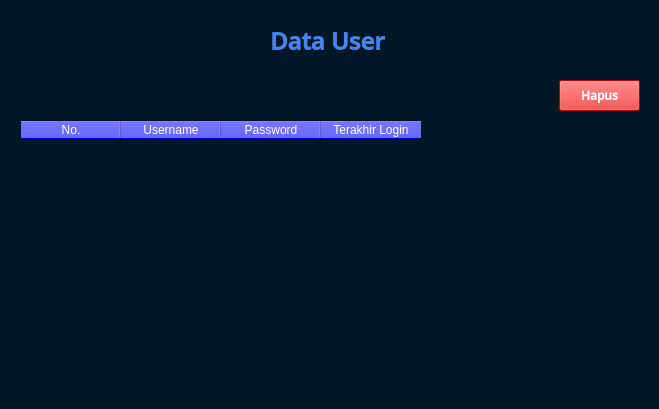
<?xml version="1.0" encoding="UTF-8"?>
<ui version="4.0">
 <class>Form</class>
 <widget class="QWidget" name="Form">
  <property name="geometry">
   <rect>
    <x>0</x>
    <y>0</y>
    <width>659</width>
    <height>409</height>
   </rect>
  </property>
  <property name="sizePolicy">
   <sizepolicy hsizetype="Maximum" vsizetype="Maximum">
    <horstretch>0</horstretch>
    <verstretch>0</verstretch>
   </sizepolicy>
  </property>
  <property name="minimumSize">
   <size>
    <width>659</width>
    <height>409</height>
   </size>
  </property>
  <property name="maximumSize">
   <size>
    <width>659</width>
    <height>409</height>
   </size>
  </property>
  <property name="windowTitle">
   <string>Aplikasi Pendeteksi Masker - Daftar Data User</string>
  </property>
  <property name="styleSheet">
   <string notr="true">QWidget{
	background-color: rgb(0, 23, 37);
	color: rgb(255, 255, 255);
}

QPushButton{
	background-color: rgb(0, 0, 255);
}
</string>
  </property>
  <widget class="QTableWidget" name="userTableWidget">
   <property name="geometry">
    <rect>
     <x>20</x>
     <y>120</y>
     <width>621</width>
     <height>271</height>
    </rect>
   </property>
   <property name="styleSheet">
    <string notr="true">QHeaderView::section{
   background-color:rgb(0, 0, 255);
}

QTableView::item:selected{
  background:rgb(68,94,135);
}

QTableView::item:alternate:selected { 
   background-color:rgb(68,94,135);
}

QTableView::item { 
    background-color:rgb(32,45,62);
}

QTableView::item:alternate { 
   background-color:rgb(27,34,55);
}
</string>
   </property>
   <property name="editTriggers">
    <set>QAbstractItemView::EditTrigger::NoEditTriggers</set>
   </property>
   <property name="alternatingRowColors">
    <bool>true</bool>
   </property>
   <column>
    <property name="text">
     <string>No.</string>
    </property>
   </column>
   <column>
    <property name="text">
     <string>Username</string>
    </property>
   </column>
   <column>
    <property name="text">
     <string>Password</string>
    </property>
   </column>
   <column>
    <property name="text">
     <string>Terakhir Login</string>
    </property>
   </column>
  </widget>
  <widget class="QLabel" name="label">
   <property name="geometry">
    <rect>
     <x>270</x>
     <y>20</y>
     <width>171</width>
     <height>41</height>
    </rect>
   </property>
   <property name="font">
    <font>
     <family>Open Sans SemiBold</family>
     <pointsize>18</pointsize>
     <bold>true</bold>
    </font>
   </property>
   <property name="styleSheet">
    <string notr="true">color: rgb(73, 131, 241);</string>
   </property>
   <property name="text">
    <string>Data User</string>
   </property>
  </widget>
  <widget class="QPushButton" name="deleteButton">
   <property name="geometry">
    <rect>
     <x>559</x>
     <y>80</y>
     <width>81</width>
     <height>31</height>
    </rect>
   </property>
   <property name="font">
    <font>
     <family>Open Sans SemiBold</family>
     <pointsize>9</pointsize>
     <bold>true</bold>
    </font>
   </property>
   <property name="cursor">
    <cursorShape>PointingHandCursor</cursorShape>
   </property>
   <property name="styleSheet">
    <string notr="true">QPushButton{
	background-color: rgb(255, 0, 0);
}

QPushButton:hover{
	border: 2px solid rgb(255, 0, 0);
   color: rgb(255, 0, 0);
   background-color: rgb(0, 23, 37);
}</string>
   </property>
   <property name="text">
    <string>Hapus</string>
   </property>
  </widget>
 </widget>
 <resources>
  <include location="image/image_resource.qrc"/>
 </resources>
 <connections/>
</ui>
